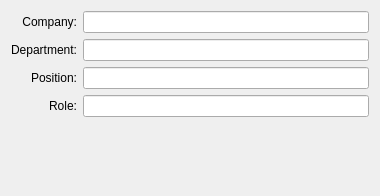
<ui version="4.0" >
 <class>JabberWorkInfoBase</class>
 <widget class="QWidget" name="JabberWorkInfoBase" >
  <property name="geometry" >
   <rect>
    <x>0</x>
    <y>0</y>
    <width>380</width>
    <height>196</height>
   </rect>
  </property>
  <property name="windowTitle" >
   <string></string>
  </property>
  <layout class="QGridLayout" >
   <property name="margin" >
    <number>11</number>
   </property>
   <property name="spacing" >
    <number>6</number>
   </property>
   <item row="1" column="0" >
    <widget class="QLabel" name="TextLabel2" >
     <property name="text" >
      <string>Department:</string>
     </property>
     <property name="alignment" >
      <set>Qt::AlignRight|Qt::AlignTrailing|Qt::AlignVCenter</set>
     </property>
     <property name="wordWrap" >
      <bool>false</bool>
     </property>
    </widget>
   </item>
   <item row="0" column="0" >
    <widget class="QLabel" name="TextLabel1" >
     <property name="text" >
      <string>Company:</string>
     </property>
     <property name="alignment" >
      <set>Qt::AlignRight|Qt::AlignTrailing|Qt::AlignVCenter</set>
     </property>
     <property name="wordWrap" >
      <bool>false</bool>
     </property>
    </widget>
   </item>
   <item row="2" column="1" >
    <widget class="QLineEdit" name="edtTitle" />
   </item>
   <item row="1" column="1" >
    <widget class="QLineEdit" name="edtDepartment" />
   </item>
   <item row="3" column="1" >
    <widget class="QLineEdit" name="edtRole" />
   </item>
   <item row="3" column="0" >
    <widget class="QLabel" name="TextLabel4" >
     <property name="text" >
      <string>Role:</string>
     </property>
     <property name="alignment" >
      <set>Qt::AlignRight|Qt::AlignTrailing|Qt::AlignVCenter</set>
     </property>
     <property name="wordWrap" >
      <bool>false</bool>
     </property>
    </widget>
   </item>
   <item row="2" column="0" >
    <widget class="QLabel" name="TextLabel3" >
     <property name="text" >
      <string>Position:</string>
     </property>
     <property name="alignment" >
      <set>Qt::AlignRight|Qt::AlignTrailing|Qt::AlignVCenter</set>
     </property>
     <property name="wordWrap" >
      <bool>false</bool>
     </property>
    </widget>
   </item>
   <item row="0" column="1" >
    <widget class="QLineEdit" name="edtCompany" />
   </item>
   <item row="4" column="1" >
    <spacer>
     <property name="orientation" >
      <enum>Qt::Vertical</enum>
     </property>
     <property name="sizeType" >
      <enum>QSizePolicy::Expanding</enum>
     </property>
     <property name="sizeHint" >
      <size>
       <width>20</width>
       <height>20</height>
      </size>
     </property>
    </spacer>
   </item>
  </layout>
 </widget>
 <resources/>
 <connections/>
</ui>
